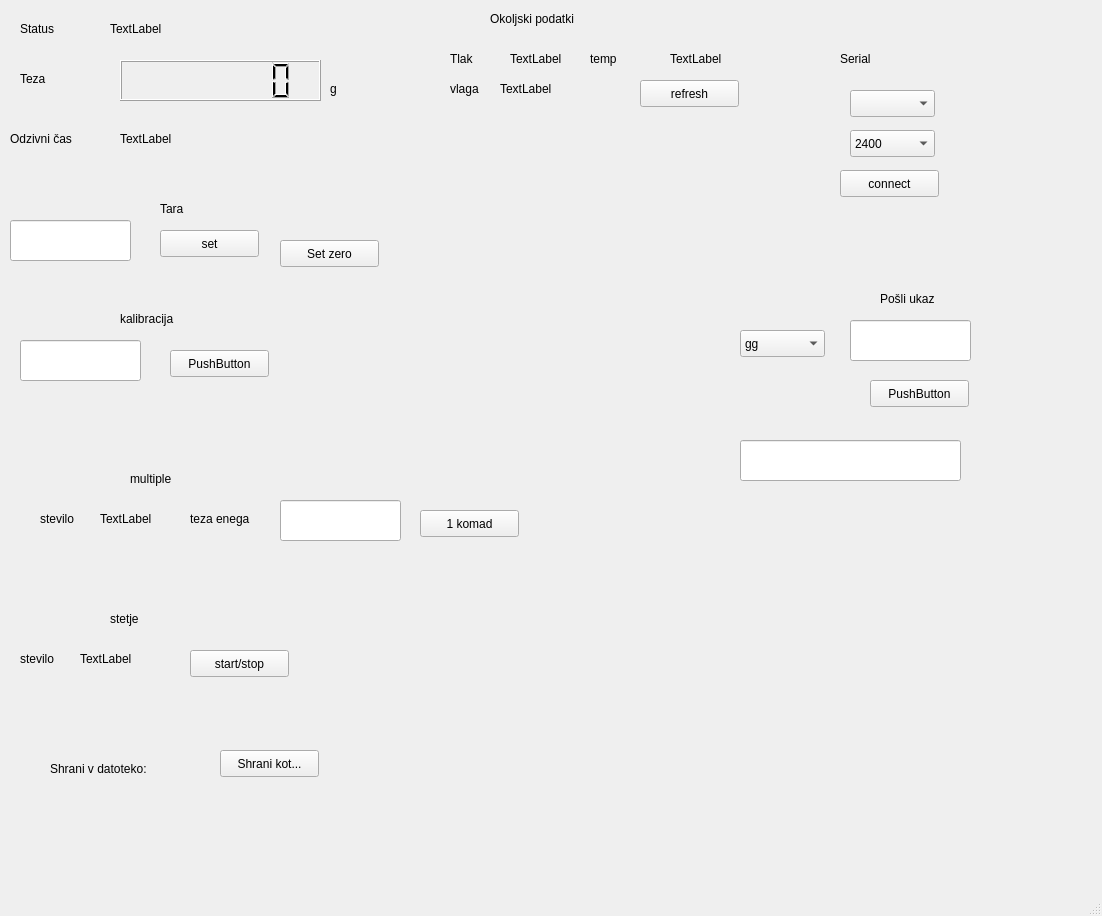
<?xml version="1.0" encoding="UTF-8"?>
<ui version="4.0">
 <class>MainWindow</class>
 <widget class="QMainWindow" name="MainWindow">
  <property name="geometry">
   <rect>
    <x>0</x>
    <y>0</y>
    <width>1102</width>
    <height>916</height>
   </rect>
  </property>
  <property name="windowTitle">
   <string>MainWindow</string>
  </property>
  <widget class="QWidget" name="centralwidget">
   <widget class="QLCDNumber" name="mass">
    <property name="geometry">
     <rect>
      <x>120</x>
      <y>60</y>
      <width>201</width>
      <height>41</height>
     </rect>
    </property>
    <property name="numDigits">
     <number>7</number>
    </property>
    <property name="digitCount">
     <number>7</number>
    </property>
   </widget>
   <widget class="QLabel" name="static_teza">
    <property name="geometry">
     <rect>
      <x>20</x>
      <y>70</y>
      <width>68</width>
      <height>17</height>
     </rect>
    </property>
    <property name="text">
     <string>Teza</string>
    </property>
   </widget>
   <widget class="QLabel" name="unit">
    <property name="geometry">
     <rect>
      <x>330</x>
      <y>80</y>
      <width>68</width>
      <height>17</height>
     </rect>
    </property>
    <property name="text">
     <string>g</string>
    </property>
   </widget>
   <widget class="QPushButton" name="save">
    <property name="geometry">
     <rect>
      <x>220</x>
      <y>750</y>
      <width>99</width>
      <height>27</height>
     </rect>
    </property>
    <property name="text">
     <string>Shrani kot...</string>
    </property>
   </widget>
   <widget class="QPushButton" name="set_to_value">
    <property name="geometry">
     <rect>
      <x>160</x>
      <y>230</y>
      <width>99</width>
      <height>27</height>
     </rect>
    </property>
    <property name="text">
     <string>set</string>
    </property>
   </widget>
   <widget class="QComboBox" name="serial_port">
    <property name="geometry">
     <rect>
      <x>850</x>
      <y>90</y>
      <width>85</width>
      <height>27</height>
     </rect>
    </property>
   </widget>
   <widget class="QComboBox" name="serial_boud">
    <property name="geometry">
     <rect>
      <x>850</x>
      <y>130</y>
      <width>85</width>
      <height>27</height>
     </rect>
    </property>
    <item>
     <property name="text">
      <string>2400</string>
     </property>
    </item>
    <item>
     <property name="text">
      <string>4800</string>
     </property>
    </item>
    <item>
     <property name="text">
      <string>9600</string>
     </property>
    </item>
    <item>
     <property name="text">
      <string>19200</string>
     </property>
    </item>
    <item>
     <property name="text">
      <string>57200</string>
     </property>
    </item>
    <item>
     <property name="text">
      <string>115200</string>
     </property>
    </item>
    <item>
     <property name="text">
      <string>...</string>
     </property>
    </item>
   </widget>
   <widget class="QPushButton" name="serial_connect">
    <property name="geometry">
     <rect>
      <x>840</x>
      <y>170</y>
      <width>99</width>
      <height>27</height>
     </rect>
    </property>
    <property name="text">
     <string>connect</string>
    </property>
   </widget>
   <widget class="QLineEdit" name="tara">
    <property name="geometry">
     <rect>
      <x>10</x>
      <y>220</y>
      <width>121</width>
      <height>41</height>
     </rect>
    </property>
   </widget>
   <widget class="QPushButton" name="set_to_zero">
    <property name="geometry">
     <rect>
      <x>280</x>
      <y>240</y>
      <width>99</width>
      <height>27</height>
     </rect>
    </property>
    <property name="text">
     <string>Set zero</string>
    </property>
   </widget>
   <widget class="QLabel" name="static_status">
    <property name="geometry">
     <rect>
      <x>20</x>
      <y>20</y>
      <width>68</width>
      <height>17</height>
     </rect>
    </property>
    <property name="text">
     <string>Status</string>
    </property>
   </widget>
   <widget class="QLabel" name="status">
    <property name="geometry">
     <rect>
      <x>110</x>
      <y>20</y>
      <width>68</width>
      <height>17</height>
     </rect>
    </property>
    <property name="text">
     <string>TextLabel</string>
    </property>
   </widget>
   <widget class="QLabel" name="static_tara">
    <property name="geometry">
     <rect>
      <x>160</x>
      <y>200</y>
      <width>68</width>
      <height>17</height>
     </rect>
    </property>
    <property name="text">
     <string>Tara</string>
    </property>
   </widget>
   <widget class="QLabel" name="static_serial">
    <property name="geometry">
     <rect>
      <x>840</x>
      <y>50</y>
      <width>68</width>
      <height>17</height>
     </rect>
    </property>
    <property name="text">
     <string>Serial</string>
    </property>
   </widget>
   <widget class="QLabel" name="static_save">
    <property name="geometry">
     <rect>
      <x>50</x>
      <y>760</y>
      <width>131</width>
      <height>17</height>
     </rect>
    </property>
    <property name="text">
     <string>Shrani v datoteko:</string>
    </property>
   </widget>
   <widget class="QLineEdit" name="command">
    <property name="geometry">
     <rect>
      <x>850</x>
      <y>320</y>
      <width>121</width>
      <height>41</height>
     </rect>
    </property>
   </widget>
   <widget class="QPushButton" name="send_command">
    <property name="geometry">
     <rect>
      <x>870</x>
      <y>380</y>
      <width>99</width>
      <height>27</height>
     </rect>
    </property>
    <property name="text">
     <string>PushButton</string>
    </property>
   </widget>
   <widget class="QLabel" name="static_ukaz">
    <property name="geometry">
     <rect>
      <x>880</x>
      <y>290</y>
      <width>68</width>
      <height>17</height>
     </rect>
    </property>
    <property name="text">
     <string>Pošli ukaz</string>
    </property>
   </widget>
   <widget class="QLabel" name="static_env">
    <property name="geometry">
     <rect>
      <x>490</x>
      <y>10</y>
      <width>201</width>
      <height>17</height>
     </rect>
    </property>
    <property name="text">
     <string>Okoljski podatki</string>
    </property>
   </widget>
   <widget class="QLabel" name="static_tlak">
    <property name="geometry">
     <rect>
      <x>450</x>
      <y>50</y>
      <width>68</width>
      <height>17</height>
     </rect>
    </property>
    <property name="text">
     <string>Tlak</string>
    </property>
   </widget>
   <widget class="QLabel" name="tlak">
    <property name="geometry">
     <rect>
      <x>510</x>
      <y>50</y>
      <width>68</width>
      <height>17</height>
     </rect>
    </property>
    <property name="text">
     <string>TextLabel</string>
    </property>
   </widget>
   <widget class="QLabel" name="static_temp">
    <property name="geometry">
     <rect>
      <x>590</x>
      <y>50</y>
      <width>68</width>
      <height>17</height>
     </rect>
    </property>
    <property name="text">
     <string>temp</string>
    </property>
   </widget>
   <widget class="QLabel" name="temp">
    <property name="geometry">
     <rect>
      <x>670</x>
      <y>50</y>
      <width>68</width>
      <height>17</height>
     </rect>
    </property>
    <property name="text">
     <string>TextLabel</string>
    </property>
   </widget>
   <widget class="QLabel" name="static_humidity">
    <property name="geometry">
     <rect>
      <x>450</x>
      <y>80</y>
      <width>68</width>
      <height>17</height>
     </rect>
    </property>
    <property name="text">
     <string>vlaga</string>
    </property>
   </widget>
   <widget class="QLabel" name="humidity">
    <property name="geometry">
     <rect>
      <x>500</x>
      <y>80</y>
      <width>68</width>
      <height>17</height>
     </rect>
    </property>
    <property name="text">
     <string>TextLabel</string>
    </property>
   </widget>
   <widget class="QLabel" name="static_multiple">
    <property name="geometry">
     <rect>
      <x>130</x>
      <y>470</y>
      <width>68</width>
      <height>17</height>
     </rect>
    </property>
    <property name="text">
     <string>multiple</string>
    </property>
   </widget>
   <widget class="QLabel" name="static_stevilo">
    <property name="geometry">
     <rect>
      <x>40</x>
      <y>510</y>
      <width>68</width>
      <height>17</height>
     </rect>
    </property>
    <property name="text">
     <string>stevilo</string>
    </property>
   </widget>
   <widget class="QLabel" name="count">
    <property name="geometry">
     <rect>
      <x>100</x>
      <y>510</y>
      <width>68</width>
      <height>17</height>
     </rect>
    </property>
    <property name="text">
     <string>TextLabel</string>
    </property>
   </widget>
   <widget class="QLineEdit" name="weight">
    <property name="geometry">
     <rect>
      <x>280</x>
      <y>500</y>
      <width>121</width>
      <height>41</height>
     </rect>
    </property>
   </widget>
   <widget class="QLabel" name="static_teza_enega">
    <property name="geometry">
     <rect>
      <x>190</x>
      <y>510</y>
      <width>81</width>
      <height>17</height>
     </rect>
    </property>
    <property name="text">
     <string>teza enega</string>
    </property>
   </widget>
   <widget class="QPushButton" name="pushButton_6">
    <property name="geometry">
     <rect>
      <x>420</x>
      <y>510</y>
      <width>99</width>
      <height>27</height>
     </rect>
    </property>
    <property name="text">
     <string>1 komad</string>
    </property>
   </widget>
   <widget class="QLabel" name="static_kalibracija">
    <property name="geometry">
     <rect>
      <x>120</x>
      <y>310</y>
      <width>101</width>
      <height>17</height>
     </rect>
    </property>
    <property name="text">
     <string>kalibracija</string>
    </property>
   </widget>
   <widget class="QPushButton" name="calibration">
    <property name="geometry">
     <rect>
      <x>170</x>
      <y>350</y>
      <width>99</width>
      <height>27</height>
     </rect>
    </property>
    <property name="text">
     <string>PushButton</string>
    </property>
   </widget>
   <widget class="QLineEdit" name="calibration_mass">
    <property name="geometry">
     <rect>
      <x>20</x>
      <y>340</y>
      <width>121</width>
      <height>41</height>
     </rect>
    </property>
   </widget>
   <widget class="QPushButton" name="refresh_env_data">
    <property name="geometry">
     <rect>
      <x>640</x>
      <y>80</y>
      <width>99</width>
      <height>27</height>
     </rect>
    </property>
    <property name="text">
     <string>refresh</string>
    </property>
   </widget>
   <widget class="QLineEdit" name="return_data">
    <property name="geometry">
     <rect>
      <x>740</x>
      <y>440</y>
      <width>221</width>
      <height>41</height>
     </rect>
    </property>
   </widget>
   <widget class="QLabel" name="static_teza_2">
    <property name="geometry">
     <rect>
      <x>10</x>
      <y>130</y>
      <width>91</width>
      <height>17</height>
     </rect>
    </property>
    <property name="text">
     <string>Odzivni čas</string>
    </property>
   </widget>
   <widget class="QLabel" name="status_2">
    <property name="geometry">
     <rect>
      <x>120</x>
      <y>130</y>
      <width>68</width>
      <height>17</height>
     </rect>
    </property>
    <property name="text">
     <string>TextLabel</string>
    </property>
   </widget>
   <widget class="QPushButton" name="pushButton_7">
    <property name="geometry">
     <rect>
      <x>190</x>
      <y>650</y>
      <width>99</width>
      <height>27</height>
     </rect>
    </property>
    <property name="text">
     <string>start/stop</string>
    </property>
    <property name="checkable">
     <bool>true</bool>
    </property>
   </widget>
   <widget class="QLabel" name="static_multiple_2">
    <property name="geometry">
     <rect>
      <x>110</x>
      <y>610</y>
      <width>68</width>
      <height>17</height>
     </rect>
    </property>
    <property name="text">
     <string>stetje</string>
    </property>
   </widget>
   <widget class="QLabel" name="static_stevilo_2">
    <property name="geometry">
     <rect>
      <x>20</x>
      <y>650</y>
      <width>68</width>
      <height>17</height>
     </rect>
    </property>
    <property name="text">
     <string>stevilo</string>
    </property>
   </widget>
   <widget class="QLabel" name="count_2">
    <property name="geometry">
     <rect>
      <x>80</x>
      <y>650</y>
      <width>68</width>
      <height>17</height>
     </rect>
    </property>
    <property name="text">
     <string>TextLabel</string>
    </property>
   </widget>
   <widget class="QComboBox" name="serial_port_2">
    <property name="geometry">
     <rect>
      <x>740</x>
      <y>330</y>
      <width>85</width>
      <height>27</height>
     </rect>
    </property>
    <item>
     <property name="text">
      <string>gg</string>
     </property>
    </item>
    <item>
     <property name="text">
      <string>gg</string>
     </property>
    </item>
    <item>
     <property name="text">
      <string>efsafsf</string>
     </property>
    </item>
    <item>
     <property name="text">
      <string>fafewaf</string>
     </property>
    </item>
    <item>
     <property name="text">
      <string>custom</string>
     </property>
    </item>
   </widget>
  </widget>
  <widget class="QMenuBar" name="menubar">
   <property name="geometry">
    <rect>
     <x>0</x>
     <y>0</y>
     <width>1102</width>
     <height>25</height>
    </rect>
   </property>
  </widget>
  <widget class="QStatusBar" name="statusbar"/>
 </widget>
 <resources/>
 <connections>
  <connection>
   <sender>refresh_env_data</sender>
   <signal>clicked()</signal>
   <receiver>MainWindow</receiver>
   <slot>updateEnvData()</slot>
   <hints>
    <hint type="sourcelabel">
     <x>690</x>
     <y>128</y>
    </hint>
    <hint type="destinationlabel">
     <x>722</x>
     <y>168</y>
    </hint>
   </hints>
  </connection>
  <connection>
   <sender>save</sender>
   <signal>clicked()</signal>
   <receiver>MainWindow</receiver>
   <slot>saveToFile()</slot>
   <hints>
    <hint type="sourcelabel">
     <x>318</x>
     <y>801</y>
    </hint>
    <hint type="destinationlabel">
     <x>704</x>
     <y>841</y>
    </hint>
   </hints>
  </connection>
  <connection>
   <sender>serial_connect</sender>
   <signal>clicked()</signal>
   <receiver>MainWindow</receiver>
   <slot>updateEnvData()</slot>
   <hints>
    <hint type="sourcelabel">
     <x>914</x>
     <y>218</y>
    </hint>
    <hint type="destinationlabel">
     <x>1013</x>
     <y>236</y>
    </hint>
   </hints>
  </connection>
  <connection>
   <sender>set_to_value</sender>
   <signal>clicked()</signal>
   <receiver>MainWindow</receiver>
   <slot>setTo()</slot>
   <hints>
    <hint type="sourcelabel">
     <x>178</x>
     <y>278</y>
    </hint>
    <hint type="destinationlabel">
     <x>243</x>
     <y>301</y>
    </hint>
   </hints>
  </connection>
  <connection>
   <sender>set_to_zero</sender>
   <signal>clicked()</signal>
   <receiver>MainWindow</receiver>
   <slot>setToZero()</slot>
   <hints>
    <hint type="sourcelabel">
     <x>355</x>
     <y>276</y>
    </hint>
    <hint type="destinationlabel">
     <x>460</x>
     <y>233</y>
    </hint>
   </hints>
  </connection>
  <connection>
   <sender>send_command</sender>
   <signal>clicked()</signal>
   <receiver>MainWindow</receiver>
   <slot>sendCommand()</slot>
   <hints>
    <hint type="sourcelabel">
     <x>881</x>
     <y>414</y>
    </hint>
    <hint type="destinationlabel">
     <x>987</x>
     <y>447</y>
    </hint>
   </hints>
  </connection>
  <connection>
   <sender>pushButton_7</sender>
   <signal>clicked()</signal>
   <receiver>MainWindow</receiver>
   <slot>countPieces()</slot>
   <hints>
    <hint type="sourcelabel">
     <x>223</x>
     <y>695</y>
    </hint>
    <hint type="destinationlabel">
     <x>371</x>
     <y>644</y>
    </hint>
   </hints>
  </connection>
  <connection>
   <sender>pushButton_6</sender>
   <signal>clicked()</signal>
   <receiver>MainWindow</receiver>
   <slot>calculatePieces()</slot>
   <hints>
    <hint type="sourcelabel">
     <x>468</x>
     <y>545</y>
    </hint>
    <hint type="destinationlabel">
     <x>526</x>
     <y>469</y>
    </hint>
   </hints>
  </connection>
 </connections>
 <slots>
  <slot>updateEnvData()</slot>
  <slot>saveToFile()</slot>
  <slot>findSerial()</slot>
  <slot>setTo()</slot>
  <slot>setToZero()</slot>
  <slot>sendCommand()</slot>
  <slot>countPieces()</slot>
  <slot>calculatePieces()</slot>
 </slots>
</ui>
